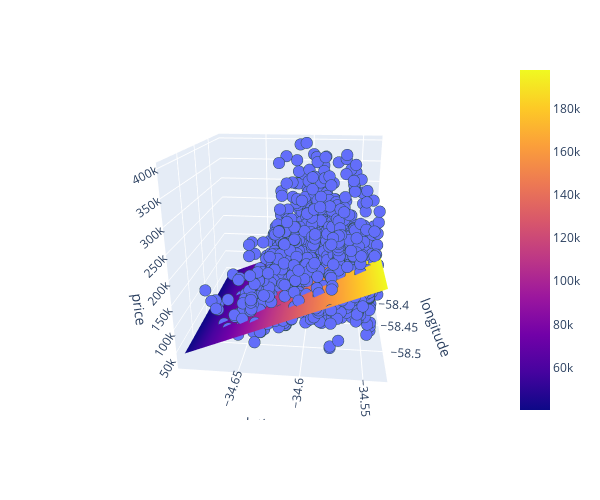

Here is the notebook cell this chart was saved with:
### Markdown cell above
## 3D Scatter plot modal

### Code cell
# Create 3D scatter plot
fig = px.scatter_3d(
    df2,
    x= 'lat',
    y= 'lon',
    z= 'price_aprox_usd',
    labels={"lon": "longitude", "lat": "latitude", "price_aprox_usd": "price"},
    width=600,
    height=500,
)

# Create x and y coordinates for model representation
x_plane = np.linspace(df2["lat"].min(), df2["lat"].max(), 10)
y_plane = np.linspace(df2["lon"].min(), df2["lon"].max(), 10)
xx, yy = np.meshgrid(x_plane, y_plane)

# Use model to predict z coordinates
z_plane = model.predict(pd.DataFrame({"lat": x_plane, "lon": y_plane}))
zz = np.tile(z_plane, (10, 1))

# Add plane to figure
fig.add_trace(go.Surface(x=xx, y=yy, z=zz))

# Refine formatting
fig.update_traces(
    marker={"size": 4, "line": {"width": 2, "color": "DarkSlateGrey"}},
    selector={"mode": "markers"},
)

# Display figure
fig.show()

### Figure 1 — Plotly figure (JSON) as saved in the notebook; plotly's stock layout.template omitted (floating-point values rounded to 4 significant figures; data arrays with more than 128 entries replaced by an {"elided": "..."} marker saying what was removed)
{"data": [{"hovertemplate": "latitude=%{x}<br>longitude=%{y}<br>price=%{z}<extra></extra>", "legendgroup": "", "marker": {"color": "#636efa", "line": {"color": "DarkSlateGrey", "width": 2}, "size": 4, "symbol": "circle"}, "mode": "markers", "name": "", "scene": "scene", "showlegend": false, "type": "scatter3d", "x": {"elided": "2658 float values"}, "y": {"elided": "2658 float values"}, "z": {"elided": "2658 float values"}}, {"type": "surface", "x": [[-34.69, -34.68, -34.66, -34.64, -34.62, -34.61, -34.59, -34.57, -34.55, -34.54], [-34.69, -34.68, -34.66, -34.64, -34.62, -34.61, -34.59, -34.57, -34.55, -34.54], [-34.69, -34.68, -34.66, -34.64, -34.62, -34.61, -34.59, -34.57, -34.55, -34.54], [-34.69, -34.68, -34.66, -34.64, -34.62, -34.61, -34.59, -34.57, -34.55, -34.54], [-34.69, -34.68, -34.66, -34.64, -34.62, -34.61, -34.59, -34.57, -34.55, -34.54], [-34.69, -34.68, -34.66, -34.64, -34.62, -34.61, -34.59, -34.57, -34.55, -34.54], [-34.69, -34.68, -34.66, -34.64, -34.62, -34.61, -34.59, -34.57, -34.55, -34.54], [-34.69, -34.68, -34.66, -34.64, -34.62, -34.61, -34.59, -34.57, -34.55, -34.54], [-34.69, -34.68, -34.66, -34.64, -34.62, -34.61, -34.59, -34.57, -34.55, -34.54], [-34.69, -34.68, -34.66, -34.64, -34.62, -34.61, -34.59, -34.57, -34.55, -34.54]], "y": [[-58.54, -58.54, -58.54, -58.54, -58.54, -58.54, -58.54, -58.54, -58.54, -58.54], [-58.52, -58.52, -58.52, -58.52, -58.52, -58.52, -58.52, -58.52, -58.52, -58.52], [-58.5, -58.5, -58.5, -58.5, -58.5, -58.5, -58.5, -58.5, -58.5, -58.5], [-58.48, -58.48, -58.48, -58.48, -58.48, -58.48, -58.48, -58.48, -58.48, -58.48], [-58.46, -58.46, -58.46, -58.46, -58.46, -58.46, -58.46, -58.46, -58.46, -58.46], [-58.44, -58.44, -58.44, -58.44, -58.44, -58.44, -58.44, -58.44, -58.44, -58.44], [-58.42, -58.42, -58.42, -58.42, -58.42, -58.42, -58.42, -58.42, -58.42, -58.42], [-58.4, -58.4, -58.4, -58.4, -58.4, -58.4, -58.4, -58.4, -58.4, -58.4], [-58.38, -58.38, -58.38, -58.38, -58.38, -58.38, -58.38, -58.38, -58.38, -58.38], [-58.36, -58.36, -58.36, -58.36, -58.36, -58.36, -58.36, -58.36, -58.36, -58.36]], "z": [[40320.0, 57810.0, 75300.0, 92790.0, 110300.0, 127800.0, 145300.0, 162800.0, 180300.0, 197700.0], [40320.0, 57810.0, 75300.0, 92790.0, 110300.0, 127800.0, 145300.0, 162800.0, 180300.0, 197700.0], [40320.0, 57810.0, 75300.0, 92790.0, 110300.0, 127800.0, 145300.0, 162800.0, 180300.0, 197700.0], [40320.0, 57810.0, 75300.0, 92790.0, 110300.0, 127800.0, 145300.0, 162800.0, 180300.0, 197700.0], [40320.0, 57810.0, 75300.0, 92790.0, 110300.0, 127800.0, 145300.0, 162800.0, 180300.0, 197700.0], [40320.0, 57810.0, 75300.0, 92790.0, 110300.0, 127800.0, 145300.0, 162800.0, 180300.0, 197700.0], [40320.0, 57810.0, 75300.0, 92790.0, 110300.0, 127800.0, 145300.0, 162800.0, 180300.0, 197700.0], [40320.0, 57810.0, 75300.0, 92790.0, 110300.0, 127800.0, 145300.0, 162800.0, 180300.0, 197700.0], [40320.0, 57810.0, 75300.0, 92790.0, 110300.0, 127800.0, 145300.0, 162800.0, 180300.0, 197700.0], [40320.0, 57810.0, 75300.0, 92790.0, 110300.0, 127800.0, 145300.0, 162800.0, 180300.0, 197700.0]]}], "layout": {"height": 500, "legend": {"tracegroupgap": 0}, "margin": {"t": 60}, "scene": {"aspectmode": "auto", "aspectratio": {"x": 1, "y": 1, "z": 1}, "camera": {"center": {"x": 0, "y": 0, "z": 0}, "eye": {"x": 0.2235, "y": -2.197, "z": 0.8187}, "projection": {"type": "perspective"}, "up": {"x": 0.01745, "y": 0.0001578, "z": 0.9998}}, "domain": {"x": [0, 1], "y": [0, 1]}, "xaxis": {"title": {"text": "latitude"}, "type": "linear"}, "yaxis": {"title": {"text": "longitude"}, "type": "linear"}, "zaxis": {"title": {"text": "price"}, "type": "linear"}}, "width": 600}}
